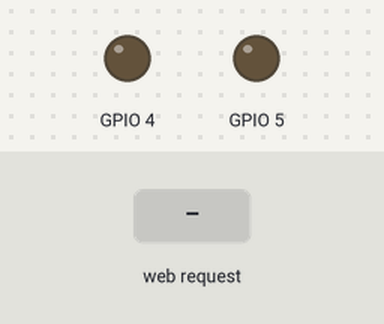
Simulated run of this sketch. Board: ESP8266 (NodeMCU). Shown: output pins drawn as LEDs (lit = HIGH). The test bench sets the inputs (shaded band). What the sketch prints to the serial monitor is not drawn.

Above: at 2.2 s.
2.3 s: HTTP request GET /on1 received
At 3.4 s:
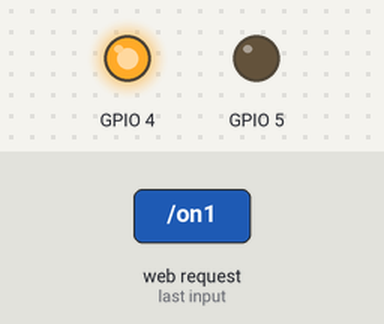
3.8 s: HTTP request GET /on2 received
At 4.6 s:
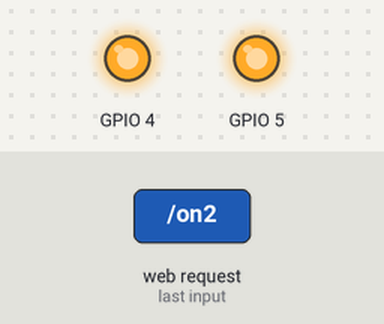
5.3 s: HTTP request GET /off1 received
At 5.7 s:
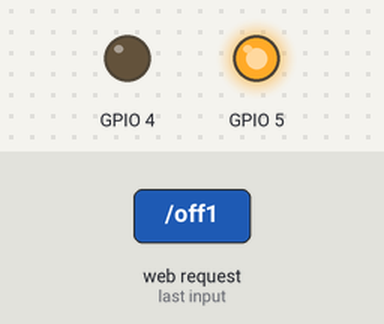
6.8 s: HTTP request GET /off2 received
At 8.1 s:
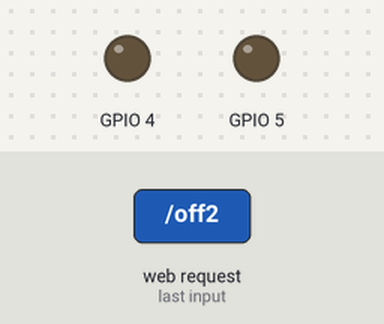
Timing chart, 0 to 9.3 s (numbered marks = the images above; inputs shaded):
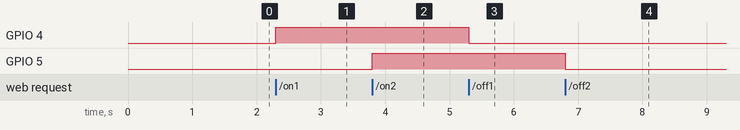

The sketch:

LED_Control.ino
```cpp
#include <ESP8266WiFi.h>
#include <WiFiClient.h>
#include <ESP8266WebServer.h>

/* Set these to your desired credentials. */
const char *ssid = "Ronak";
const char *password = "";
ESP8266WebServer server(80);
void handleRoot()
{
int size=1000;
char temp[size];
snprintf ( temp, size,
"<html>\
<head>\
<title></title>\
<style>\
</style>\
</head>\
<body>\
  <body background = \"https://images.freeimages.com/images/large-previews/e2a/boise-downtown-1387405.jpg\" alt=\"Flowers in Chania\" width=\"460\" height=\"345\">\
<p><form id='F2' action='http://192.168.4.1/on1'><input class='button' type='submit' value='RED LED ON' ></form>\
<p><form id='F2' action='http://192.168.4.1/off1'><input class='button' type='submit' value='RED LED OFF' ></form>\
<p><form id='F2' action='http://192.168.4.1/on2'><input class='button' type='submit' value='BLUE LED ON' ></form>\
<p><form id='F2' action='http://192.168.4.1/off2'><input class='button' type='submit' value='BLUELED OFF' ></form>\
</body>\
</html>"
);

server.send ( 200, "text/html", temp );
}

void setup() {
  pinMode(4, OUTPUT);
  digitalWrite(4,LOW);
   pinMode(5, OUTPUT);
  digitalWrite(5,LOW);
  delay(1000);
  Serial.begin(115200);
  Serial.println();
  Serial.print("Configuring access point...");
  /* You can remove the password parameter if you want the AP to be open. */
  WiFi.softAP(ssid, password);

  IPAddress myIP = WiFi.softAPIP();
  Serial.print("AP IP address: ");
  Serial.println(myIP);
  server.on("/", handleRoot);
  server.on ( "/on1", redON );
  server.on ( "/off1", redOFF );
  server.on ( "/on2", blueON );
  server.on ( "/off2", blueOFF );
server.begin();
  Serial.println("HTTP server started");

}
  void redON()
  {
  digitalWrite ( 4, HIGH );
  int size=1000;
  char temp[size];
  snprintf ( temp, size,

"<html>\
<head>\
<title></title>\
<style>\
body { background-color: #cccccc; font-family: Arial, Helvetica, Sans-Serif; Color: #000088; }\
</style>\
</head>\
<body>\
<p><form id='F2' action='http://192.168.4.1/on1'><input class='button' type='submit' value='RED LED ON' ></form>\
<p><form id='F2' action='http://192.168.4.1/off1'><input class='button' type='submit' value='RED LED OFF' ></form>\
<p><form id='F2' action='http://192.168.4.1/on2'><input class='button' type='submit' value='BLUE LED ON' ></form>\
<p><form id='F2' action='http://192.168.4.1/off2'><input class='button' type='submit' value='BLUELED OFF' ></form>\
</body>\
</html>"

);

server.send ( 200, "text/html", temp );
}

void redOFF()
{

  digitalWrite ( 4, LOW );

  int size=1000;
  char temp[size];
  snprintf ( temp, size,

"<html>\
<head>\
<title></title>\
<style>\
body { background-color: #cccccc; font-family: Arial, Helvetica, Sans-Serif; Color: #000088; }\
</style>\
</head>\
<body>\
<p><form id='F2' action='http://192.168.4.1/on1'><input class='button' type='submit' value='RED LED ON' ></form>\
<p><form id='F2' action='http://192.168.4.1/off1'><input class='button' type='submit' value='RED LED OFF' ></form>\
<p><form id='F2' action='http://192.168.4.1/on2'><input class='button' type='submit' value='BLUE LED ON' ></form>\
<p><form id='F2' action='http://192.168.4.1/off2'><input class='button' type='submit' value='BLUELED OFF' ></form>\
</body>\
</html>"
);
server.send ( 200, "text/html", temp );
}

void blueON()
{

  digitalWrite ( 5, HIGH );

  int size=1000;
  char temp[size];
  snprintf ( temp, size,

"<html>\
<head>\
<title></title>\
<style>\
body { background-color: #cccccc; font-family: Arial, Helvetica, Sans-Serif; Color: #000088; }\
</style>\
</head>\
<body>\
<p><form id='F2' action='http://192.168.4.1/on1'><input class='button' type='submit' value='RED LED ON' ></form>\
<p><form id='F2' action='http://192.168.4.1/off1'><input class='button' type='submit' value='RED LED OFF' ></form>\
<p><form id='F2' action='http://192.168.4.1/on2'><input class='button' type='submit' value='BLUE LED ON' ></form>\
<p><form id='F2' action='http://192.168.4.1/off2'><input class='button' type='submit' value='BLUELED OFF' ></form>\
</body>\
</html>"
);

server.send ( 200, "text/html", temp );
}

void blueOFF()
{

  digitalWrite ( 5, LOW );

  int size=1000;
  char temp[size];
  snprintf ( temp, size,

"<html>\
<head>\
<title></title>\
<style>\
body { background-color: #cccccc; font-family: Arial, Helvetica, Sans-Serif; Color: #000088; }\
</style>\
</head>\
<body>\
<p><form id='F2' action='http://192.168.4.1/on1'><input class='button' type='submit' value='RED LED ON' ></form>\
<p><form id='F2' action='http://192.168.4.1/off1'><input class='button' type='submit' value='RED LED OFF' ></form>\
<p><form id='F2' action='http://192.168.4.1/on2'><input class='button' type='submit' value='BLUE LED ON' ></form>\
<p><form id='F2' action='http://192.168.4.1/off2'><input class='button' type='submit' value='BLUELED OFF' ></form>\
</body>\
</html>"

);

server.send ( 200, "text/html", temp );
}


void loop() {
  server.handleClient();
}
```

Measured:
- after the input at 2.3 s, GPIO 4: LOW → HIGH at once
- after the input at 3.8 s, GPIO 5: LOW → HIGH at once
- after the input at 5.3 s, GPIO 4: HIGH → LOW at once
- after the input at 6.8 s, GPIO 5: HIGH → LOW at once
